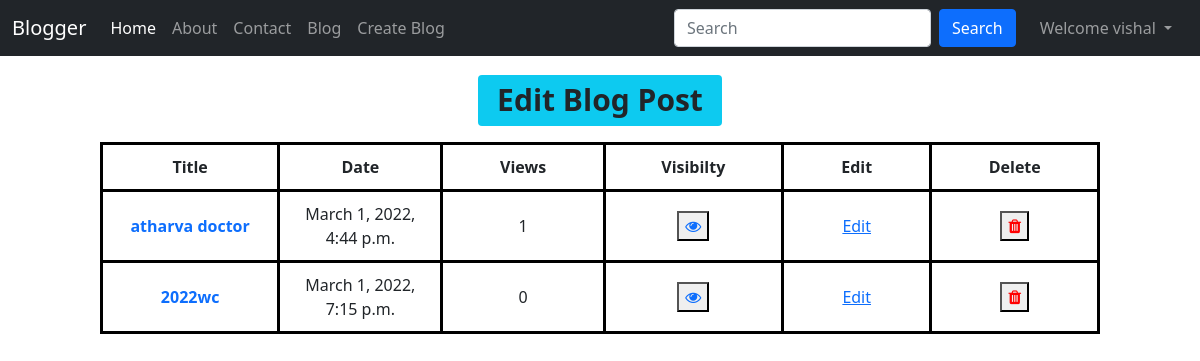
The page /blog/blogEdit (signed in) on the database as committed earlier.
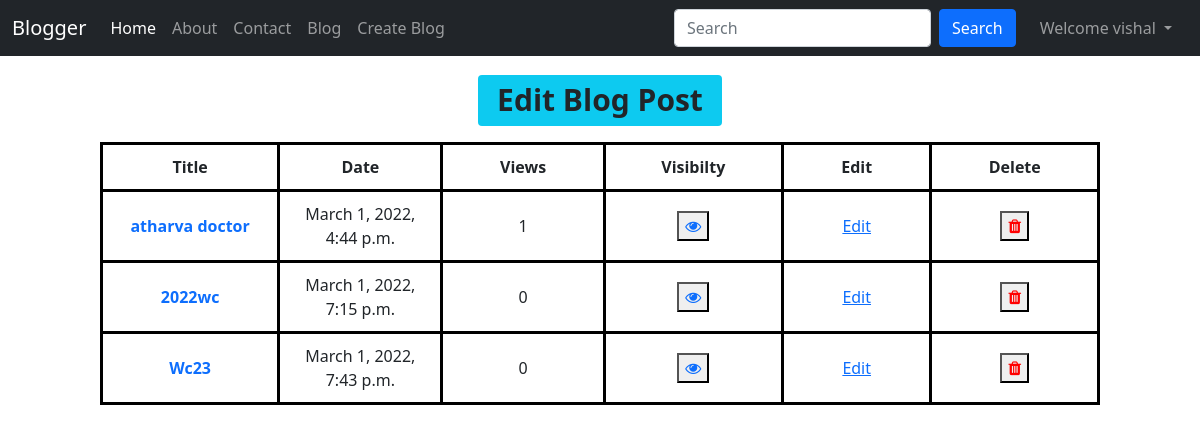
The same page on the database as committed later.
### blog/models.py (models this page shows, shortened)
class Post(models.Model):
    sno = models.AutoField(primary_key=True)
    title = models.CharField(max_length=255)
    content = models.TextField()
    author = models.CharField(max_length=20)
    slug = models.CharField(max_length=130)
    views = models.IntegerField(default=0)
    timestamp = models.DateTimeField(blank=True)
    visibility = models.IntegerField(default=1)

### blog/views.py (the view)
# urls.py: path('blogEdit', views.blogEdit, name="blogEdit"),
def blogEdit(request):
    uname = request.user.first_name + " " + request.user.last_name
    pt = Post.objects.filter(author=uname)
    context = {
        'pt': pt
    }
    return render(request, "blog/blogEdit.html", context)

### templates/blog/blogEdit.html (shortened to what this page needs)
{% extends 'base.html' %}
{% block body %}
<div class="col d-flex justify-content-center">
    <h1 class="text-center mb-3 my-3" style="margin: 10px;"><span class="badge bg-info text-dark">Edit Blog Post</span></h1>
</div>
<div class="col d-flex justify-content-center">
    <table>
        <thead>
            <tr>
                <th>Title</th>
                <th>Date</th>
                <th>Views</th>
                <th>Visibilty</th>
                <th>Edit</th>
                <th>Delete</th>
            </tr>
        </thead>
        <tbody>
            <tr>
                {% for i in pt %}
                <td><a href="/blog/{{i.slug}}" style="text-decoration:none; font-weight:bold;">{{i.title}}</a></td>
                <td>{{i.timestamp }}</td>
                <td>{{i.views}}</td>
                <td>
                    <button id="eyeb" ><a id="eyee" href="visible"><i class="fa fa-eye" ></i></a></button>
                </td>
                <td><a href="Edit/{{i.sno}}">Edit</a></td>
                <td><button><a href="delete/{{i.sno}}"><i class="fa fa-trash" style="color:red;"></i></a></button></td>
            </tr>
            {% endfor %}
        </tbody>
    </table>
</div>
{% endblock body %}

Rows that differ between the two databases and show on the page:
added Post: title "Wc23", timestamp "March 1, 2022, 7:43 p.m.", views "0"
